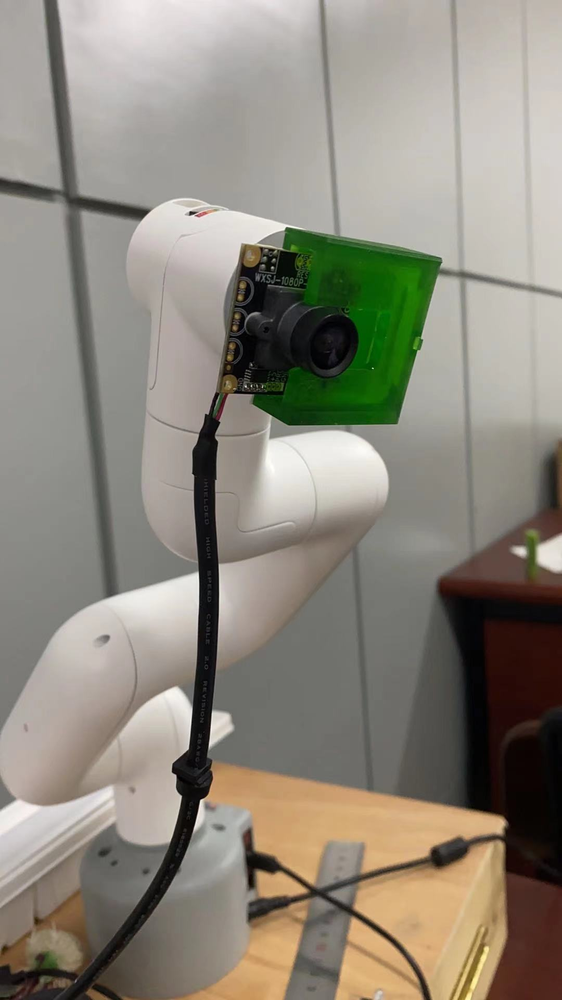
//> input picture Images/Camera_holder.png, 562 x 1000 px, shrunk from 1080 x 1920 before the run, given in place of the camera
$ ./test_opencv   (built with g++ and OpenCV 4)
//> lines starting //> are read from the running program, lines starting //| are printed output that depends on the picture
#include<iostream>
#include<opencv2/opencv.hpp>
#include<opencv2/highgui/highgui.hpp>
#include<opencv2/imgproc/imgproc.hpp>

using namespace std;
using namespace cv;

int main()
{
	VideoCapture cap(0);//1：调用usb摄像头，0:调用树莓派自带摄像头
	if(!cap.isOpened())
	{
	   cout<<"can't open this camera"<<endl;
	   return -1;
         }
         Mat frame,edges;
         while(1)
         {
         cap>>frame;
//> frame is the input picture: 1000 rows x 562 cols, CV_8UC3; mean B, G, R 124.3, 136, 141.3
         cvtColor(frame,frame,COLOR_BGR2GRAY);//转化为灰度图
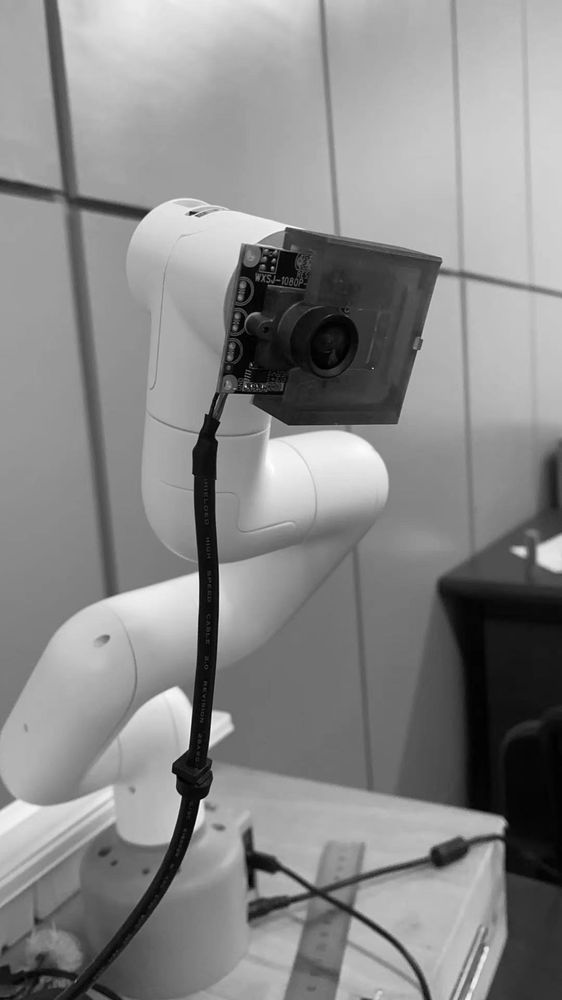
//> frame: 1000 rows x 562 cols, CV_8UC1; min 0, max 255, mean 136.3
         blur(frame,frame,Size(7,7));//图像模糊去燥
         Canny(frame,edges,3,9,3);//检测轮廓
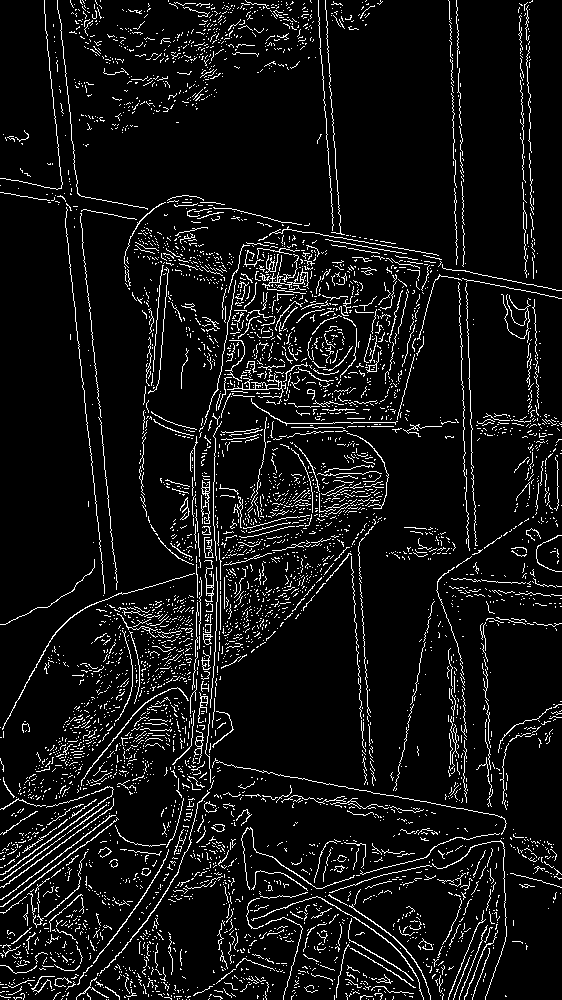
//> edges: 1000 rows x 562 cols, CV_8UC1; 7.5% white in thin lines or dots
         imshow("Camera Capture",edges);
         if(waitKey(20)>=0)break;
//> the Esc key is pressed
         }
	return 0;
}

$ run again, on Images/Connector.png
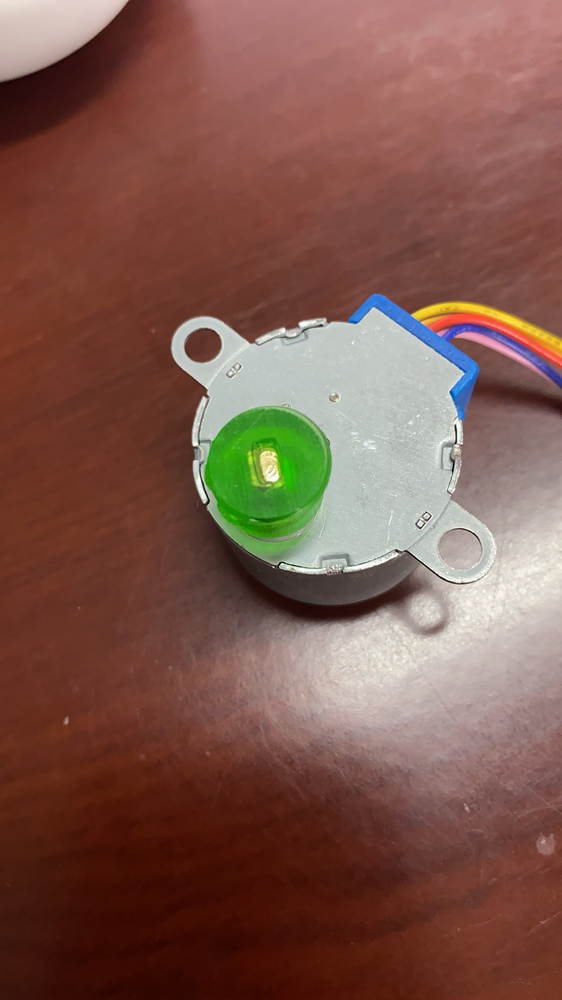
//> input picture Images/Connector.png, 562 x 1000 px, shrunk from 1080 x 1920 before the run, given in place of the camera
//> frame is the input picture: 1000 rows x 562 cols, CV_8UC3; mean B, G, R 76.7, 88.1, 126
//> `cvtColor(frame,frame,COLOR_BGR2GRAY);`:
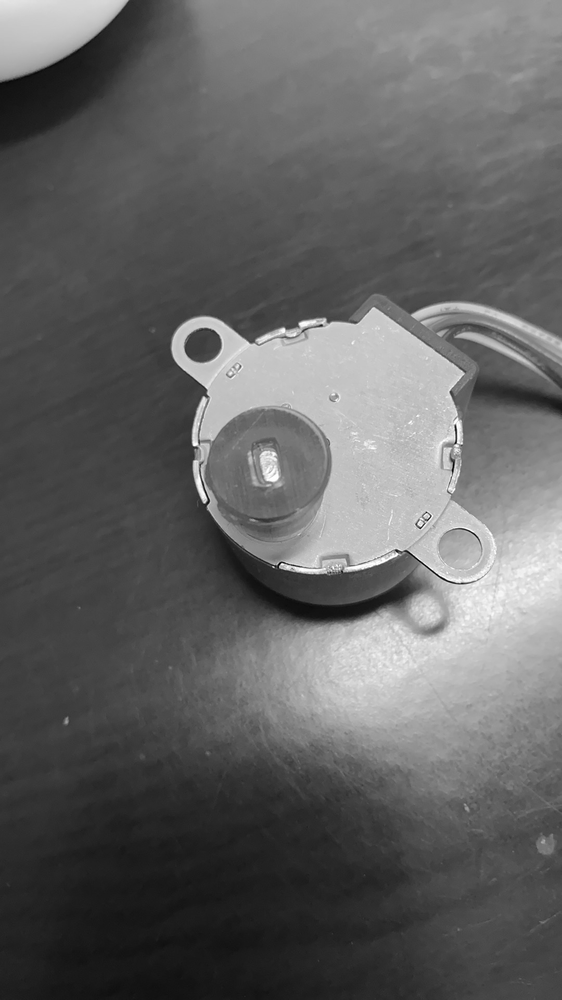
//> frame: 1000 rows x 562 cols, CV_8UC1; min 0, max 255, mean 98.2
//> `Canny(frame,edges,3,9,3);`:
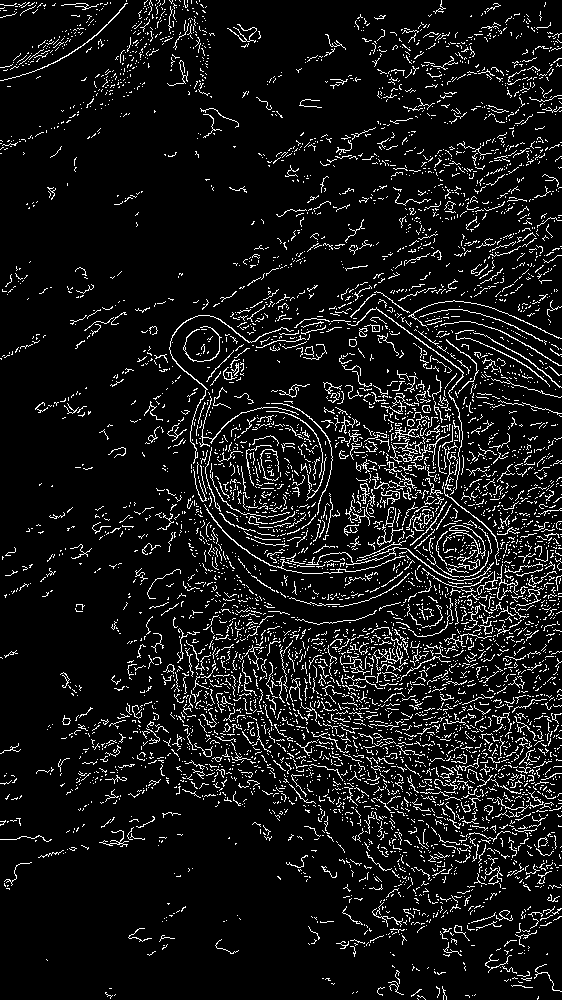
//> edges: 1000 rows x 562 cols, CV_8UC1; 8.5% white in thin lines or dots
